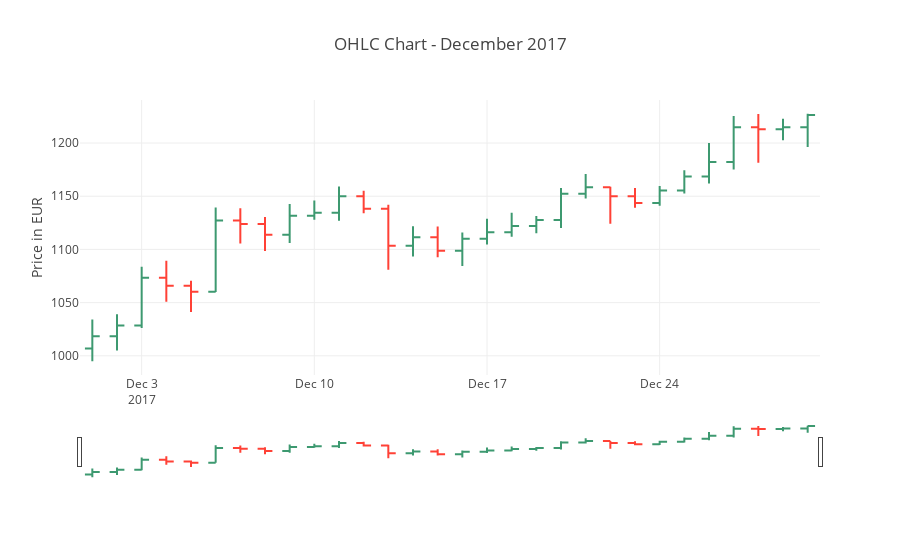
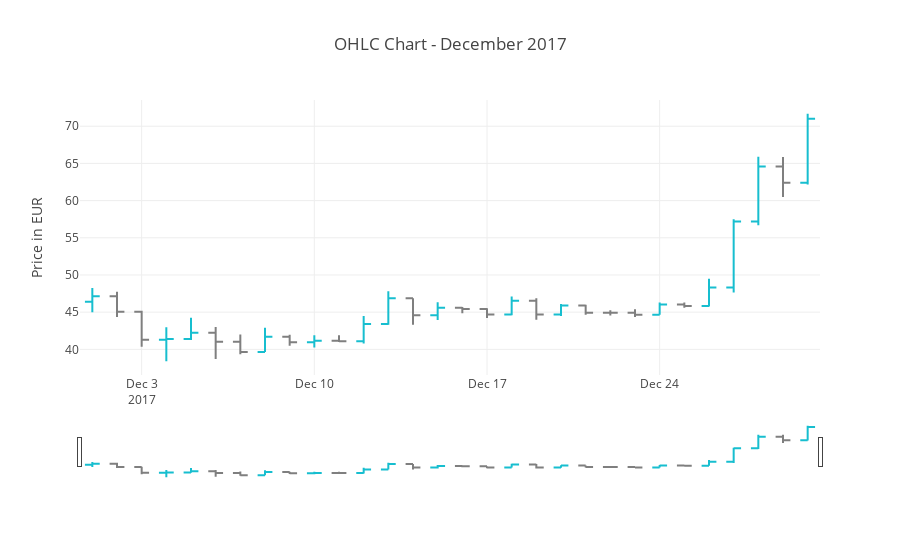

Source (notebook cell) for these figures, in order:
### Markdown cell above
#### OHLC chart - zooming into December

### Code cell
from datetime import datetime
dates= []
for i in range(1,31):
    dates.append(datetime(year=2017, month=12, day=i))
trace1 = go.Ohlc(x=dates,
                open=df_btc['open'],
                high=df_btc['high'],
                low=df_btc['low'],
                close=df_btc['close'],
                name = 'BTC OHLC')
data1 = [trace1]

trace2 = go.Ohlc(x=dates,
                open=df_eth['open'],
                high=df_eth['high'],
                low=df_eth['low'],
                close=df_eth['close'],
                name = 'ETH OHLC',
                increasing=dict(line=dict(color= '#17BECF')),
                decreasing=dict(line=dict(color= '#7F7F7F')))
data2 = [trace2]

layout = {
    'title': 'OHLC Chart - December 2017',
    'yaxis': {'title': 'Price in EUR'}
}

py.iplot(dict(data=[trace1], layout=layout))
py.iplot(dict(data=[trace2], layout=layout))

### Figure 1 — Plotly figure (JSON) as saved in the notebook; plotly's stock layout.template omitted (floating-point values rounded to 4 significant figures; data arrays with more than 128 entries replaced by an {"elided": "..."} marker saying what was removed)
{"data": [{"close": {"elided": "365 float values"}, "high": {"elided": "365 float values"}, "low": {"elided": "365 float values"}, "name": "BTC OHLC", "open": {"elided": "365 float values"}, "type": "ohlc", "x": ["2017-12-01", "2017-12-02", "2017-12-03", "2017-12-04", "2017-12-05", "2017-12-06", "2017-12-07", "2017-12-08", "2017-12-09", "2017-12-10", "2017-12-11", "2017-12-12", "2017-12-13", "2017-12-14", "2017-12-15", "2017-12-16", "2017-12-17", "2017-12-18", "2017-12-19", "2017-12-20", "2017-12-21", "2017-12-22", "2017-12-23", "2017-12-24", "2017-12-25", "2017-12-26", "2017-12-27", "2017-12-28", "2017-12-29", "2017-12-30"]}], "layout": {"title": "OHLC Chart - December 2017", "yaxis": {"title": "Price in EUR"}}}

### Figure 2 — Plotly figure (JSON) as saved in the notebook; plotly's stock layout.template omitted (floating-point values rounded to 4 significant figures; data arrays with more than 128 entries replaced by an {"elided": "..."} marker saying what was removed)
{"data": [{"close": {"elided": "365 float values"}, "decreasing": {"line": {"color": "#7F7F7F"}}, "high": {"elided": "365 float values"}, "increasing": {"line": {"color": "#17BECF"}}, "low": {"elided": "365 float values"}, "name": "ETH OHLC", "open": {"elided": "365 float values"}, "type": "ohlc", "x": ["2017-12-01", "2017-12-02", "2017-12-03", "2017-12-04", "2017-12-05", "2017-12-06", "2017-12-07", "2017-12-08", "2017-12-09", "2017-12-10", "2017-12-11", "2017-12-12", "2017-12-13", "2017-12-14", "2017-12-15", "2017-12-16", "2017-12-17", "2017-12-18", "2017-12-19", "2017-12-20", "2017-12-21", "2017-12-22", "2017-12-23", "2017-12-24", "2017-12-25", "2017-12-26", "2017-12-27", "2017-12-28", "2017-12-29", "2017-12-30"]}], "layout": {"title": "OHLC Chart - December 2017", "yaxis": {"title": "Price in EUR"}}}
